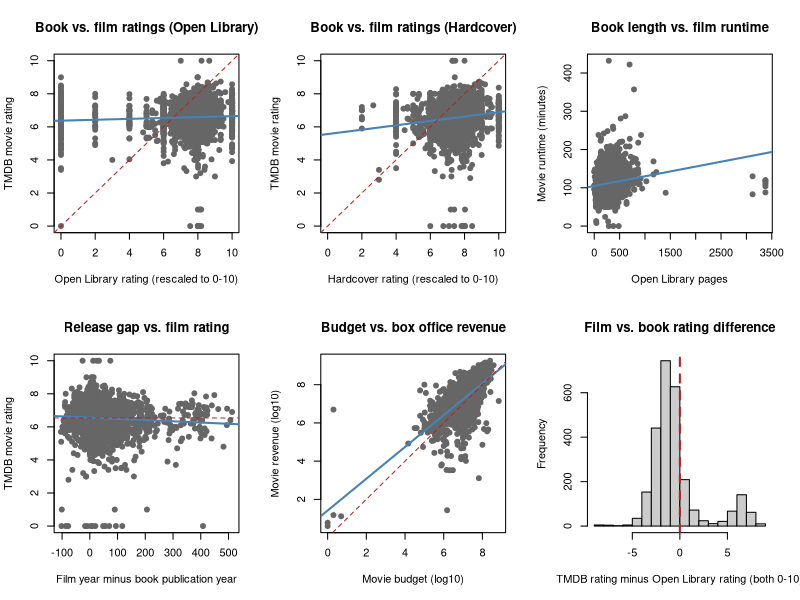

Here is the R script that generated this plot:
dat <- read.csv("coverage_sample.csv", nrows = 4515, stringsAsFactors = FALSE)

cat("Rows in this EDA sample:", nrow(dat), "\n")

eda_vars <- c(
  "rating_tmdb", "rating_OL", "rating_HC", "votes_tmdb",
  "runtime_tmdb", "pages_OL", "pages_HC", "date_OL",
  "budget_tmdb", "revenue_tmdb"
)

cat("\nSummary of key variables:\n")
print(summary(dat[eda_vars]))

cat("\nMissing values by column (proportion):\n")
print(round(sort(colMeans(is.na(dat)), decreasing = TRUE), 2))

cat("\nMost common book forms:\n")
form_counts <- sort(table(dat$form), decreasing = TRUE)
print(head(form_counts, 10))

cat("\nZero values in budget, revenue, and book publication year:\n")
print(sapply(dat[c("budget_tmdb", "revenue_tmdb", "date_OL")],
             function(x) sum(x == 0, na.rm = TRUE)))

plot_relationship <- function(x, y, xlab, ylab, main,
                              xlim = NULL, ylim = NULL) {
  keep <- complete.cases(x, y)
  cat("\n", main, "- complete pairs:", sum(keep), sep = "")

  plot(x[keep], y[keep], xlab = xlab, ylab = ylab, main = main,
       pch = 19, col = "gray40", xlim = xlim, ylim = ylim)

  if (sum(keep) > 1 && length(unique(x[keep])) > 1) {
    abline(lm(y[keep] ~ x[keep]), col = "steelblue", lwd = 2)
    cat("; Pearson correlation:",
        round(cor(x[keep], y[keep]), 2), "\n")
  } else {
    cat("\n")
  }
}

# Convert book ratings from a 0-5 scale to the TMDB 0-10 scale.
book_rating_OL <- dat$rating_OL * 2
book_rating_HC <- dat$rating_HC * 2

par(mfrow = c(2, 3))

plot_relationship(
  book_rating_OL, dat$rating_tmdb,
  "Open Library rating (rescaled to 0-10)", "TMDB movie rating",
  "Book vs. film ratings (Open Library)", xlim = c(0, 10), ylim = c(0, 10)
)
abline(0, 1, col = "firebrick", lty = 2)

plot_relationship(
  book_rating_HC, dat$rating_tmdb,
  "Hardcover rating (rescaled to 0-10)", "TMDB movie rating",
  "Book vs. film ratings (Hardcover)", xlim = c(0, 10), ylim = c(0, 10)
)
abline(0, 1, col = "firebrick", lty = 2)

plot_relationship(
  dat$pages_OL, dat$runtime_tmdb,
  "Open Library pages", "Movie runtime (minutes)",
  "Book length vs. film runtime"
)

movie_year <- as.numeric(format(as.Date(dat$date_tmdb), "%Y"))
release_gap <- movie_year - ifelse(dat$date_OL > 0, dat$date_OL, NA)
plot_relationship(
  release_gap, dat$rating_tmdb,
  "Film year minus book publication year", "TMDB movie rating",
  "Release gap vs. film rating"
)
abline(h = mean(dat$rating_tmdb, na.rm = TRUE), col = "firebrick", lty = 2)

positive_budget <- ifelse(dat$budget_tmdb > 0, log10(dat$budget_tmdb), NA)
positive_revenue <- ifelse(dat$revenue_tmdb > 0, log10(dat$revenue_tmdb), NA)
plot_relationship(
  positive_budget, positive_revenue,
  "Movie budget (log10)", "Movie revenue (log10)",
  "Budget vs. box office revenue"
)
abline(0, 1, col = "firebrick", lty = 2)

rating_difference <- dat$rating_tmdb - book_rating_OL
rating_difference <- rating_difference[is.finite(rating_difference)]
hist(rating_difference, breaks = 20,
     xlab = "TMDB rating minus Open Library rating (both 0-10)",
     main = "Film vs. book rating difference", col = "gray80")
abline(v = 0, col = "firebrick", lwd = 2, lty = 2)

par(mfrow = c(1, 1))

cat("\nRating difference summary (TMDB minus rescaled Open Library):\n")
print(summary(dat$rating_tmdb - book_rating_OL))




valid_finance <- subset(dat, !is.na(revenue_tmdb) & !is.na(title_tmdb) & revenue_tmdb > 0)
if (nrow(valid_finance) > 0) {
  lowest_revenue_rows <- valid_finance[order(valid_finance$revenue_tmdb), c("title_tmdb", "revenue_tmdb")][1:10, ]
  cat("\nMovies with the lowest 10 positive revenues:\n")
  print(lowest_revenue_rows)
} else {
  cat("\nNo movies with positive revenue were found.\n")
}

cat("\nFinancial amounts are nominal and are not adjusted for inflation.\n")
cat("These plots are exploratory; associations do not establish causation.\n")
